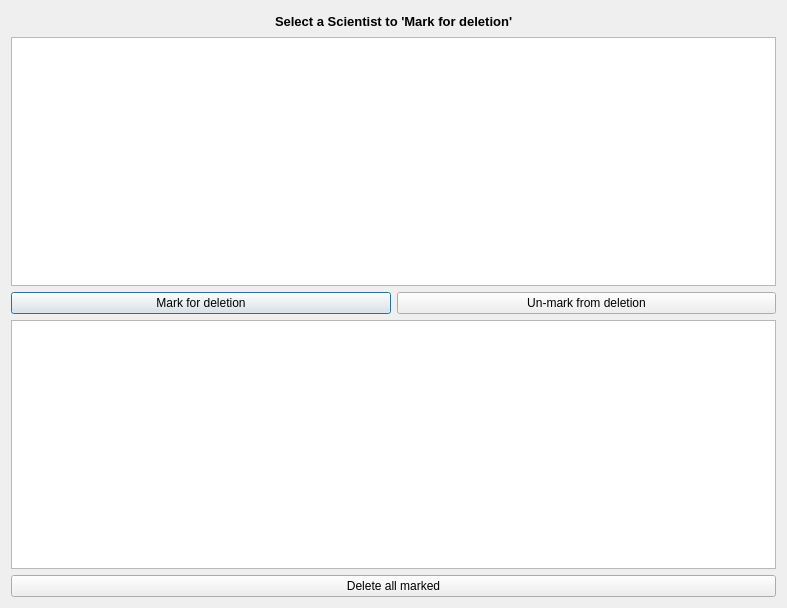
<?xml version="1.0" encoding="UTF-8"?>
<ui version="4.0">
 <class>DeleteScientist</class>
 <widget class="QDialog" name="DeleteScientist">
  <property name="geometry">
   <rect>
    <x>0</x>
    <y>0</y>
    <width>787</width>
    <height>608</height>
   </rect>
  </property>
  <property name="windowTitle">
   <string>Dialog</string>
  </property>
  <property name="windowIcon">
   <iconset resource="../themelogo.qrc">
    <normaloff>:/liltree.png</normaloff>:/liltree.png</iconset>
  </property>
  <layout class="QHBoxLayout" name="horizontalLayout_2">
   <item>
    <layout class="QVBoxLayout" name="verticalLayout_2">
     <item>
      <layout class="QVBoxLayout" name="verticalLayout">
       <item>
        <layout class="QHBoxLayout" name="horizontalLayout_3">
         <item>
          <spacer name="horizontalSpacer">
           <property name="orientation">
            <enum>Qt::Horizontal</enum>
           </property>
           <property name="sizeHint" stdset="0">
            <size>
             <width>40</width>
             <height>20</height>
            </size>
           </property>
          </spacer>
         </item>
         <item>
          <widget class="QLabel" name="label_2">
           <property name="text">
            <string/>
           </property>
           <property name="pixmap">
            <pixmap resource="../themelogo.qrc">:/liltree.png</pixmap>
           </property>
          </widget>
         </item>
         <item>
          <widget class="QLabel" name="label">
           <property name="font">
            <font>
             <pointsize>10</pointsize>
             <weight>75</weight>
             <bold>true</bold>
            </font>
           </property>
           <property name="text">
            <string>Select a Scientist to 'Mark for deletion'</string>
           </property>
          </widget>
         </item>
         <item>
          <widget class="QLabel" name="label_3">
           <property name="text">
            <string/>
           </property>
           <property name="pixmap">
            <pixmap resource="../themelogo.qrc">:/liltree.png</pixmap>
           </property>
          </widget>
         </item>
         <item>
          <spacer name="horizontalSpacer_2">
           <property name="orientation">
            <enum>Qt::Horizontal</enum>
           </property>
           <property name="sizeHint" stdset="0">
            <size>
             <width>40</width>
             <height>20</height>
            </size>
           </property>
          </spacer>
         </item>
        </layout>
       </item>
       <item>
        <widget class="QTableWidget" name="table_original">
         <property name="editTriggers">
          <set>QAbstractItemView::NoEditTriggers</set>
         </property>
         <property name="tabKeyNavigation">
          <bool>false</bool>
         </property>
         <property name="selectionMode">
          <enum>QAbstractItemView::SingleSelection</enum>
         </property>
         <property name="selectionBehavior">
          <enum>QAbstractItemView::SelectRows</enum>
         </property>
         <attribute name="verticalHeaderVisible">
          <bool>false</bool>
         </attribute>
        </widget>
       </item>
       <item>
        <layout class="QHBoxLayout" name="horizontalLayout">
         <item>
          <widget class="QPushButton" name="button_mark">
           <property name="text">
            <string>Mark for deletion</string>
           </property>
          </widget>
         </item>
         <item>
          <widget class="QPushButton" name="button_unmark">
           <property name="text">
            <string>Un-mark from deletion</string>
           </property>
          </widget>
         </item>
        </layout>
       </item>
       <item>
        <widget class="QTableWidget" name="table_delete">
         <property name="editTriggers">
          <set>QAbstractItemView::NoEditTriggers</set>
         </property>
         <property name="tabKeyNavigation">
          <bool>false</bool>
         </property>
         <property name="selectionMode">
          <enum>QAbstractItemView::SingleSelection</enum>
         </property>
         <property name="selectionBehavior">
          <enum>QAbstractItemView::SelectRows</enum>
         </property>
         <attribute name="verticalHeaderVisible">
          <bool>false</bool>
         </attribute>
        </widget>
       </item>
       <item>
        <widget class="QPushButton" name="button_delete_all">
         <property name="text">
          <string>Delete all marked</string>
         </property>
        </widget>
       </item>
      </layout>
     </item>
    </layout>
   </item>
  </layout>
 </widget>
 <tabstops>
  <tabstop>table_original</tabstop>
  <tabstop>table_delete</tabstop>
  <tabstop>button_mark</tabstop>
  <tabstop>button_unmark</tabstop>
  <tabstop>button_delete_all</tabstop>
 </tabstops>
 <resources>
  <include location="../themelogo.qrc"/>
 </resources>
 <connections/>
</ui>
